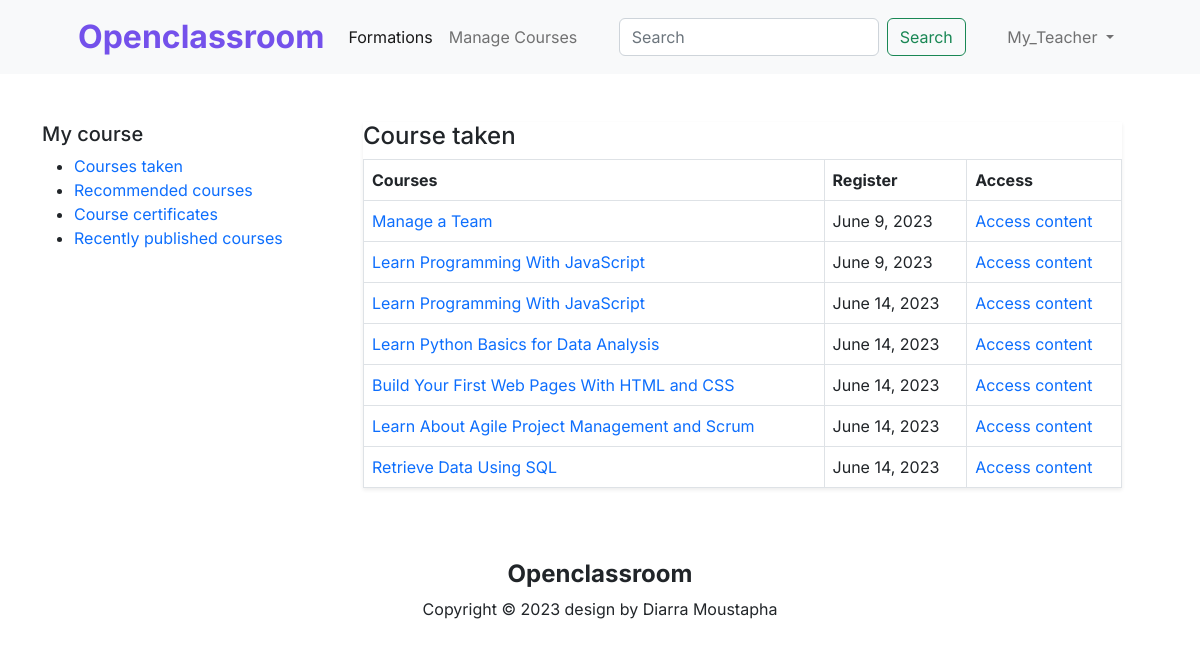
The page /student/courses/ (signed in) on the database its author committed.
### formation/models.py (models this page shows, shortened)
class Course(models.Model):
    LEVEL = (
        ('EASY', 'Easy'),
        ('MEDIUM', 'Medium'),
        ('HARD', 'Hard'),
    )
    owner = models.ForeignKey(User, on_delete=models.CASCADE)
    subject = models.ForeignKey(
        Subject, on_delete=models.CASCADE, related_name='courses')
    title = models.CharField(max_length=300)
    slug = models.SlugField(max_length=300)
    overview = CKEditor5Field('Overview', config_name='extends')
    description = CKEditor5Field('Description', config_name='extends')
    thumbnail = models.ImageField(
        upload_to='Course_img/', null=True, blank=True)
    thumbnail_url = models.URLField(max_length=600, null=True, blank=True)
    level = models.CharField(max_length=20, choices=LEVEL)
    learn_hours = models.IntegerField()
    created = models.DateField(auto_now_add=True)
    updated = models.DateField(auto_now=True)
    students = models.ManyToManyField(
        User, related_name='formation_joined', blank=True)
    total_score = models.PositiveIntegerField(default=0)
    class Meta:
        ordering = ['-created']

### students/views.py (the view)
# urls.py: path('courses/', views.StudentCourseListView.as_view(),
class StudentCourseListView(LoginRequiredMixin, ListView):
    model = Course
    template_name = 'students/formations/dashboard.html'
    def get_queryset(self):
        qs = super().get_queryset()
        return qs.filter(students__in=[self.request.user])

### formation/templatetags/has_group.py (called while the page is built)
@register.filter
def has_group(user, group_name):
    return user.groups.filter(name=group_name).exists()

### templates/students/formations/dashboard.html
{% extends "base.html" %}
{% load static %}
{% block content %}
<section id="dashboad" class="dashboard">
  <div class="container">
    <div class="row">
      <div class="col-lg-3 dashboard-sidebar">
        <div class="mt-5">
          <h5 class="dashboard-header">My course</h5>
          <div class="dashboard-items">
            <ul>
              <li><a href="{% url 'student_course_list' %}" class="item-link">Courses taken</a></li>
              <li><a href="#" class="item-link">Recommended courses</a></li>
              <li><a href="{% url 'student_view_exam_result' %}" class="item-link">Course certificates</a></li>
              <li>
                <a href="#" class="item-link">Recently published courses</a>
              </li>
            </ul>
          </div>
        </div>
      </div>
      <div class="col-lg-9 course-taken px-5 mt-5">
        <div class="shadow-sm bg-body mb-4" id="course_taken">
          <h4 class="course-taken-title">Course taken</h4>
          <table class="table table-bordered">
            <thead>
              <tr>
                <th scope="col">Courses</th>
                <th scope="col">Register</th>
                <th scope="col">Access</th>
              </tr>
            </thead>
            <tbody>
              {% for course in object_list %}
              <tr>
                <td>
                  <a href="{% url 'student_course_detail' course.id %}">{{ course.title }}</a>
                </td>
                <td>{{ course.updated }}</td>
                <td>
                  <a href="{% url 'student_course_detail' course.id %}" class="">Access content</a>
                </td>
              </tr>
              {% empty %}
              <p>
                You are not enrolled in any courses yet.
                <a href="{% url "course_list" %}">Browse courses</a>
                to enroll on a course.
              </p>
              {% endfor %}
            </tbody>
          </table>
        </div>
      </div>
    </div>
  </div>
</section>
{% endblock content %}

### templates/base.html (shortened to what this page needs)
{% load static %}
{% load i18n %}
{% load has_group %}
<!DOCTYPE html>
<html lang="en">
  <head>
    <link
      href="https://cdn.jsdelivr.net/npm/bootstrap@5.2.3/dist/css/bootstrap.min.css"
      rel="stylesheet"
    />
    <link
      rel="stylesheet"
      href="https://cdn.jsdelivr.net/npm/bootstrap-icons@1.10.5/font/bootstrap-icons.css"
    />
    <link rel="stylesheet" href="{% static 'css/style.css' %}" />
  </head>
  <body>
    <nav class="navbar navbar-expand-lg bg-light">
      <div class="container px-5">
        <a class="navbar-brand fw-bold fs-2 logo" href="{% url 'home' %}"
          >Openclassroom</a
        >
        <div class="collapse navbar-collapse" id="navbarSupportedContent">
          <ul class="navbar-nav me-auto mb-2 mb-lg-0">
            <li class="nav-item">
              <a
                class="nav-link active"
                aria-current="page"
                href="{% url 'course_list' %}"
                >Formations</a
              >
            </li>
            {% if request.user|has_group:"Instructors" %}
            <li class="nav-item">
              <a href="{% url 'manage_course_list' %}" class="nav-link"
                >Manage Courses</a
              >
            </li>
            {% endif %}
          </ul>
          <form class="d-flex" role="search">
            <input
              class="form-control me-2"
              type="search"
              placeholder="Search"
              aria-label="Search"
            />
            <button class="btn btn-outline-success" type="submit">
              Search
            </button>
          </form>
          <ul class="navbar-nav ms-auto mb-2 mb-lg-0 align-items-center">
            {% if request.user.is_authenticated %}
            <li class="nav-item dropdown">
              <a
                class="nav-link dropdown-toggle"
                href="#"
                role="button"
                data-bs-toggle="dropdown"
                aria-expanded="false"
              >
                {% if request.user.student.thumbnail %}
                <img
                  src="{{ request.user.student.thumbnail.url }}"
                  alt=""
                  class="img-fluid profile-img"
                />
                {% else %} {{ request.user.username }} {% endif %}
              </a>
            </li>
            {% else %}
            <li><a href="{% url 'login' %}" id="">Login</a></li>
            {% endif %}
          </ul>
        </div>
      </div>
    </nav>
    {% block content %} {% endblock content %}
    <footer id="footer" class="footer py-5 d-block">
      <div class="container">
        <div class="row text-center align-items-center">
          <h4 class="fw-bold">Openclassroom</h4>
          <p class="">
            Copyright &copy; 2023 <span>design by Diarra Moustapha</span>
          </p>
        </div>
      </div>
    </footer>
  </body>
</html>

### formation/static/css/style.css (style rules this page uses)
* { font-family: "Inter", sans-serif; }
a { text-decoration: none; }
.logo { color: #7451eb; }

### rows shown on the page
Course: title "Manage a Team", updated "June 9, 2023"
Course: title "Learn Programming With JavaScript", updated "June 9, 2023"
Course: title "Learn Programming With JavaScript", updated "June 14, 2023"
Course: title "Learn Python Basics for Data Analysis", updated "June 14, 2023"
Course: title "Build Your First Web Pages With HTML and CSS", updated "June 14, 2023"
Course: title "Learn About Agile Project Management and Scrum", updated "June 14, 2023"
Course: title "Retrieve Data Using SQL", updated "June 14, 2023"

### other values the page prints
{{ request.user.username }} "My_Teacher"
